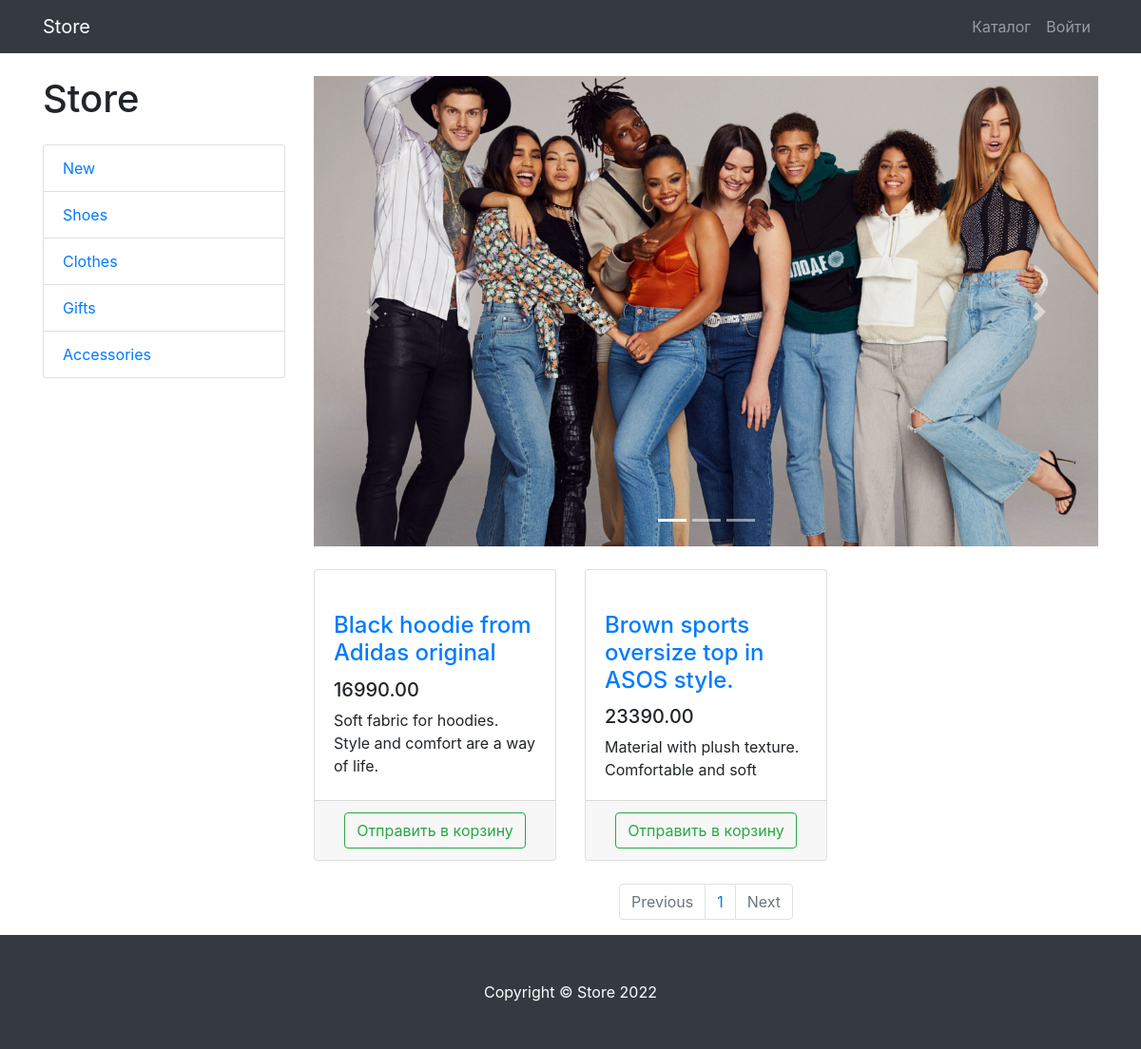
Page /products/category/1/ on the committed database.
### products/models.py (models this page shows, shortened)
class ProductCategory(models.Model):
    name = models.CharField(max_length=128, unique=True)
    description = models.TextField(null=True, blank=True)  # ne obyazatelno
    class Meta:
        verbose_name = 'category'
        verbose_name_plural = 'categories'

class Product(models.Model):
    name = models.CharField(max_length=256)
    description = models.TextField()  # obezyatelno
    price = models.DecimalField(max_digits=8, decimal_places=2)
    quantity = models.PositiveIntegerField(default=0)
    image = models.ImageField(upload_to='products_images')
    category = models.ForeignKey(to=ProductCategory, on_delete=models.CASCADE)
    class Meta:
        verbose_name = 'Product'
        verbose_name_plural = 'Products'

### products/views.py (the view)
# urls.py: path('', products, name='index'),
def products(request, category_id=None, page_number=1):
    products = Product.objects.filter(category_id=category_id) if category_id else Product.objects.all()
    per_page = 3
    paginator = Paginator(products, per_page)
    products_paginator = paginator.page(page_number)
    context = {
        'title': 'Store - Каталог',
        'categories': ProductCategory.objects.all(),
        'products': products_paginator,
     }
    return render(request, 'products/products.html', context)

### products/templates/products/products.html (shortened to what this page needs)
{% extends 'products/base.html'%}
{% load static %}
{% block css%}
     <link href="{% static 'vendor/css/products.css'%}" rel="stylesheet">
{% endblock %}
{% block content %}
    <div class="container">
    <div class="row">
        <div class="col-lg-3">
            <h1 class="my-4">Store</h1>
            <div class="list-group">
                {% for category in categories %}
                    <a href="{% url 'products:category' category.id %}" class="list-group-item">{{ category.name }}</a>
                {% endfor %}
            </div>
        </div>
        <div class="col-lg-9">
            <div id="carouselExampleIndicators" class="carousel slide my-4" data-ride="carousel">
                <ol class="carousel-indicators">
                    <li data-target="#carouselExampleIndicators" data-slide-to="0" class="active"></li>
                    <li data-target="#carouselExampleIndicators" data-slide-to="1"></li>
                    <li data-target="#carouselExampleIndicators" data-slide-to="2"></li>
                </ol>
                <div class="carousel-inner" role="listbox">
                    <div class="carousel-item active">
                        <img class="d-block img-fluid" src="{%static 'vendor/img/slides/slide-1.jpg'%}" alt="First slide">
                    </div>
                </div>
                <a class="carousel-control-prev" href="#carouselExampleIndicators" role="button" data-slide="prev">
                    <span class="carousel-control-prev-icon" aria-hidden="true"></span>
                </a>
                <a class="carousel-control-next" href="#carouselExampleIndicators" role="button" data-slide="next">
                    <span class="carousel-control-next-icon" aria-hidden="true"></span>
                </a>
            </div>
            <div class="row">
                {% for product in products %}
                <div class="col-lg-4 col-md-6 mb-4">
                    <div class="card h-100">
                        <a href="#">
                        </a>
                        <div class="card-body">
                            <h4 class="card-title">
                                <a href="#">{{product.name}}</a>
                            </h4>
                            <h5>{{product.price}}</h5>
                            <p class="card-text">{{product.description}}</p>
                        </div>
                        <div class="card-footer text-center">
                            <a class="btn btn-outline-success"
                                href="{% url 'products:basket_add' product.id %}">
                                Отправить в корзину
                            </a>
                        </div>
                    </div>
                </div>
                {%endfor%}
            </div>
            <nav aria-label="Page navigation example">
                <ul class="pagination justify-content-center">
                    <li class="page-item {% if not products.has_previous %} disabled {% endif %}">
                        <a class="page-link"
                           href="{% if products.has_previous %}{% url 'products:paginator' products.previous_page_number %}{% else %} # {% endif %}" tabindex="-1" aria-disabled="true">Previous</a>
                    </li>
                    {% for page in products.paginator.page_range %}
                    <li class="page-item">
                        <a class="page-link" href="{% url 'products:paginator' page %}">
                            {{ page }}
                        </a>
                    </li>
                    {% endfor %}
                    <li class="page-item {% if not products.has_next%} disabled {% endif %}">
                        <a class="page-link"
                           href="{% if products.has_next %}{% url 'products:paginator' products.next_page_number %}{% else %}#{%endif%}">
                            Next
                        </a>
                    </li>
                </ul>
            </nav>
        </div>
    </div>
</div>
{% endblock %}
{% block footer %}
    <footer class="py-5 bg-dark">
    <div class="container">
        <p class="m-0 text-center text-white">Copyright &copy; Store 2022</p>
    </div>
</footer>
{% endblock %}

### rows in the picture
ProductCategory: name "New"
ProductCategory: name "Shoes"
ProductCategory: name "Clothes"
ProductCategory: name "Gifts"
ProductCategory: name "Accessories"
Product: name "Black hoodie from Adidas original", price "16990.00", description "Soft fabric for hoodies. Style and comfort are a way of life."
Product: name "Brown sports oversize top in ASOS style.", price "23390.00", description "Material with plush texture. Comfortable and soft"

### other values in the picture
{{ page }} "1"
